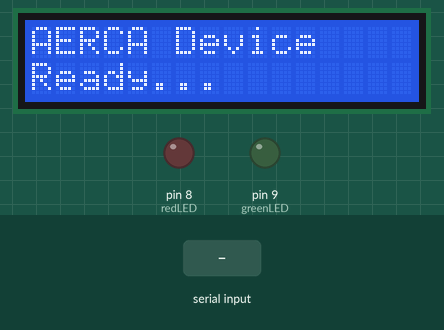
Recording of a sketch running on a simulated Arduino Uno, built with avr-gcc and run on an emulated ATmega328P. On the bench: 16×2 character LCD, output pins drawn as LEDs (lit = HIGH). The inputs (shaded band) are chosen by the test bench. EEPROM starts erased; what the sketch prints to the serial monitor is not drawn.

Above: at 0.1 s.
2.8 s: "UPDATE:\n" received over Serial
At 3.6 s:
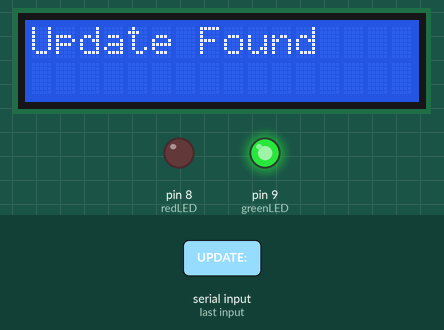
4.4 s: "update\n" received over the second serial link
At 5.6 s:
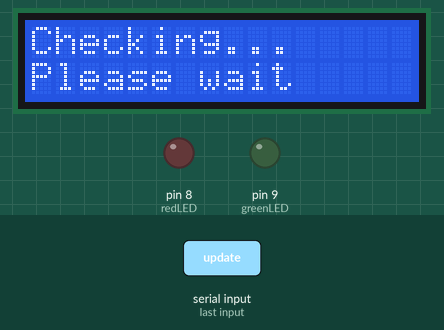
5.9 s: "NO_UPDATE\n" received over Serial
At 7.1 s:
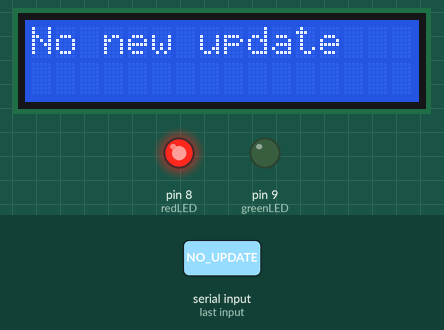
7.4 s: "analysis\n" received over the second serial link
At 8.0 s:
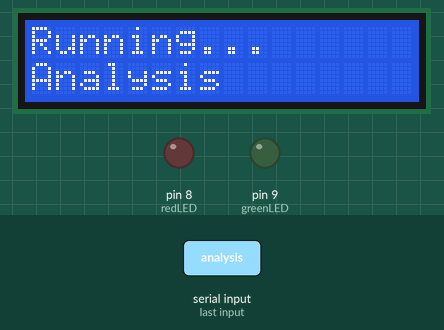
8.9 s: "PROCESSING\n" received over Serial
At 9.6 s:
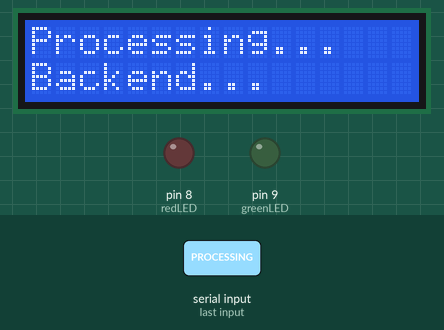
10.4 s: "ANALYSIS_DONE\n" received over Serial
At 10.8 s:
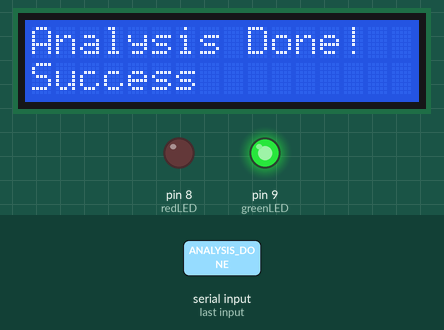
Timing chart, 0 to 12.9 s (numbered marks = the images above; inputs shaded):
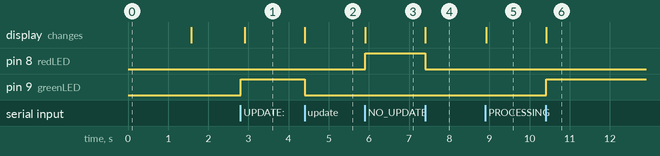

The sketch:

arduino_program.ino
```cpp
#include <LiquidCrystal.h>
#include <SoftwareSerial.h>
#include <EEPROM.h>

// -------------------- LCD --------------------
LiquidCrystal lcd(13, 12, 4, 5, 6, 7);

// -------------------- Bluetooth --------------------
SoftwareSerial bt(10, 11); // RX, TX

// -------------------- LEDs --------------------
const int redLED = 8;
const int greenLED = 9;

// -------------------- EEPROM SETTINGS --------------------
const int EEPROM_ADDR = 0;
const int MAX_NAME_LEN = 32;

// -------------------- VARIABLES --------------------
String lastLawName = "";

// -------------------- EEPROM FUNCTIONS --------------------
String readLawFromEEPROM() {
  char data[MAX_NAME_LEN + 1];
  for (int i = 0; i < MAX_NAME_LEN; i++) {
    data[i] = EEPROM.read(EEPROM_ADDR + i);
    if (data[i] == '\0') break;
  }
  data[MAX_NAME_LEN] = '\0';
  return String(data);
}

void writeLawToEEPROM(String law) {
  int len = law.length();
  if (len > MAX_NAME_LEN) len = MAX_NAME_LEN;
  for (int i = 0; i < len; i++) {
    EEPROM.write(EEPROM_ADDR + i, law[i]);
  }
  EEPROM.write(EEPROM_ADDR + len, '\0');
}

// -------------------- SETUP --------------------
void setup() {
  lcd.begin(16, 2);
  lcd.clear();

  pinMode(redLED, OUTPUT);
  pinMode(greenLED, OUTPUT);
  digitalWrite(redLED, LOW);
  digitalWrite(greenLED, LOW);

  bt.begin(9600);
  Serial.begin(9600);

  lastLawName = readLawFromEEPROM();

  lcd.setCursor(0, 0);
  lcd.print("AERCA Device");
  lcd.setCursor(0, 1);
  lcd.print("Ready...");
  delay(1500);
  lcd.clear();

  Serial.println("Arduino Ready");
}

// -------------------- LOOP --------------------
void loop() {
  // -------- BLUETOOTH COMMANDS --------
  if (bt.available()) {
    String cmd = bt.readStringUntil('\n');
    cmd.trim();
    cmd.toLowerCase();

    if (cmd == "update" || cmd == "start") {
      lcd.clear();
      lcd.setCursor(0, 0);
      lcd.print("Checking...");
      lcd.setCursor(0, 1);
      lcd.print("Please wait");
      digitalWrite(redLED, LOW);
      digitalWrite(greenLED, LOW);
      Serial.println("CHECK_UPDATE");
    }
    else if (cmd == "analysis") {
      lcd.clear();
      lcd.setCursor(0, 0);
      lcd.print("Running...");
      lcd.setCursor(0, 1);
      lcd.print("Analysis");
      digitalWrite(redLED, LOW);
      digitalWrite(greenLED, LOW);
      Serial.println("RUN_ANALYSIS");
    }
  }

  // -------- PC RESPONSE HANDLING --------
  if (Serial.available()) {
    String pcMsg = Serial.readStringUntil('\n');
    pcMsg.trim();

    if (pcMsg == "PROCESSING") {
      lcd.clear();
      lcd.setCursor(0, 0);
      lcd.print("Processing...");
      lcd.setCursor(0, 1);
      lcd.print("Backend...");
      digitalWrite(redLED, LOW);
      digitalWrite(greenLED, LOW);
    }
    else if (pcMsg.startsWith("UPDATE:")) {
      String lawName = pcMsg.substring(7);

      if (lawName == lastLawName && lawName != "") {
        lcd.clear();
        lcd.setCursor(0, 0);
        lcd.print("No new update");
        digitalWrite(greenLED, LOW);
        digitalWrite(redLED, HIGH);
      } else {
        lastLawName = lawName;
        writeLawToEEPROM(lawName);

        digitalWrite(redLED, LOW);
        digitalWrite(greenLED, HIGH);
        delay(100);

        lcd.clear();
        lcd.setCursor(0, 0);
        lcd.print("Update Found");
        lcd.setCursor(0, 1);
        lcd.print(lawName.substring(0, 16));
      }
    }
    else if (pcMsg == "NO_UPDATE") {
      lcd.clear();
      lcd.setCursor(0, 0);
      lcd.print("No new update");
      digitalWrite(greenLED, LOW);
      digitalWrite(redLED, HIGH);
    }
    else if (pcMsg == "ANALYSIS_DONE") {
      lcd.clear();
      lcd.setCursor(0, 0);
      lcd.print("Analysis Done!");
      lcd.setCursor(0, 1);
      lcd.print("Success");
      digitalWrite(redLED, LOW);
      digitalWrite(greenLED, HIGH);
    }
    else if (pcMsg == "ANALYSIS_ERROR") {
      lcd.clear();
      lcd.setCursor(0, 0);
      lcd.print("Analysis Error");
      lcd.setCursor(0, 1);
      lcd.print("Check PC");
      digitalWrite(greenLED, LOW);
      digitalWrite(redLED, HIGH);
    }
  }
}
```

Measured:
- after the input at 2.8 s, pin 9 (greenLED): LOW → HIGH at once; the display: changes after 0.11 s (image 1)
- after the input at 4.4 s, pin 9 (greenLED): HIGH → LOW at once; the display: changes at once (image 2)
- after the input at 5.9 s, pin 8 (redLED): LOW → HIGH at once; the display: changes at once (image 3)
- after the input at 7.4 s, pin 8 (redLED): HIGH → LOW at once; the display: changes at once (image 4)
- after the input at 8.9 s, the display: changes at once (image 5)
- after the input at 10.4 s, pin 9 (greenLED): LOW → HIGH at once; the display: changes at once (image 6)
